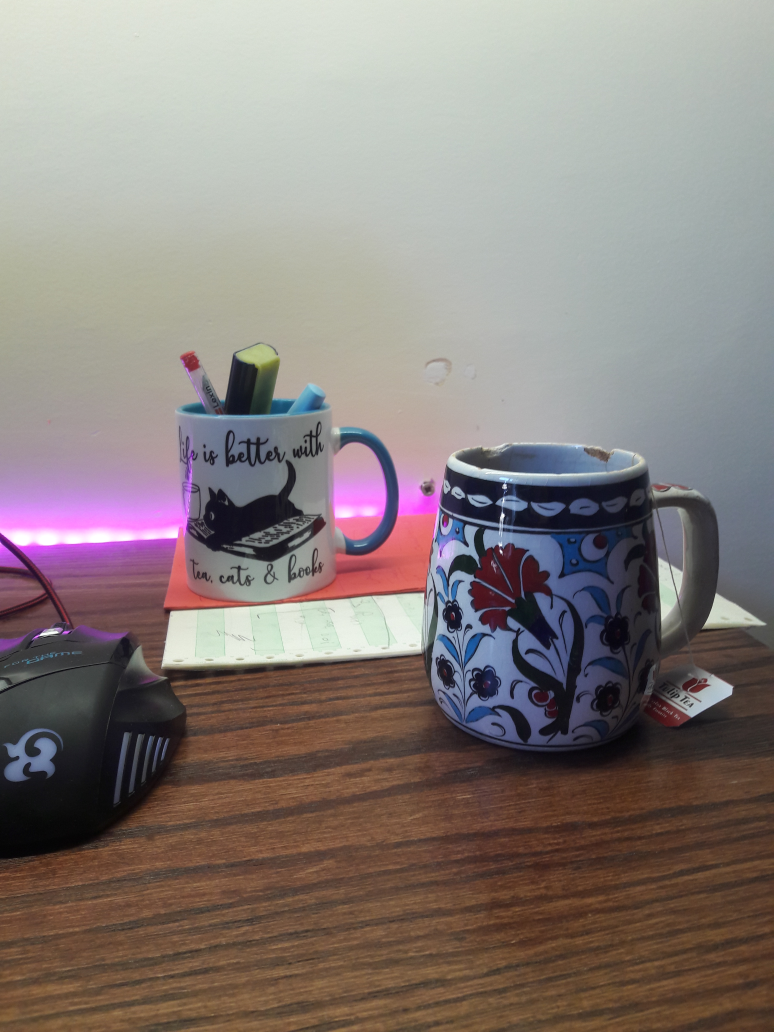
#> input picture mathcing homework/two_cups.jpg, 3096 x 4128 px (shown at 1/4 size)
$ python code.py
#> lines starting #> are read from the running program, lines starting #| are printed output that depends on the picture
import cv2 as cv

# cv.TM_SQDIFF is the best for super_side image with 0.2
# cv.TM_CCOEFF_NORMED is the best for half_cup imagea with 0.2
# cv.TM_CCORR not good at all  for two cups
# cv.TM_CCOEFF_NORMED is good for low_light with 0.3
# hidden works also for 0.2

image = cv.resize(cv.imread('two_cups.jpg',0) , (0,0) ,fx = 0.2 , fy = 0.2)
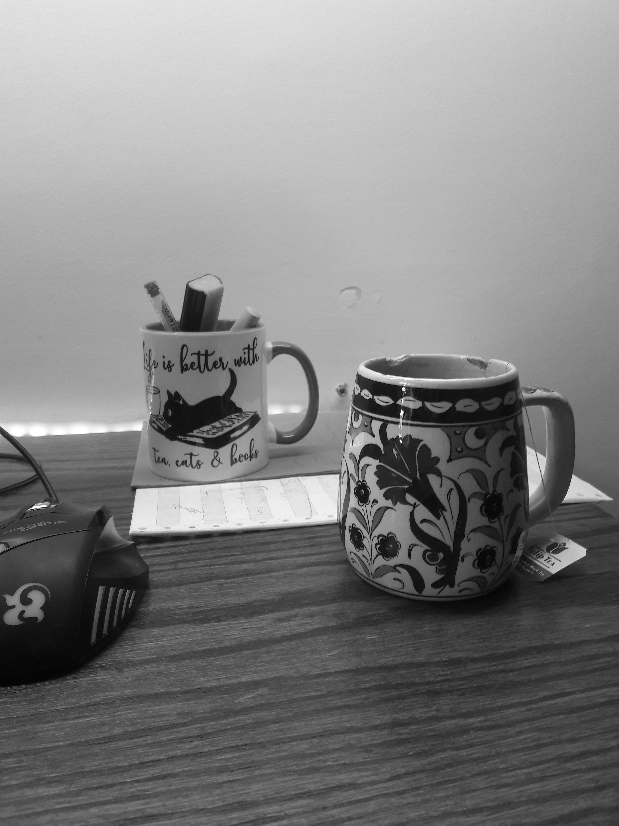
#> image: shape (826, 619); min 0, max 255, mean 129.4
# template = cv.resize(cv.imread("cup.jpg" , 0), (0,0) ,fx = 0.2, fy = 0.2)
template =cv.imread("cup.jpg" , 0)
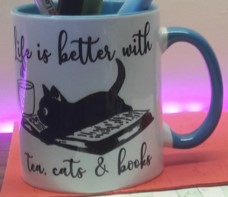
#> input picture mathcing homework/cup.jpg, 228 x 197 px
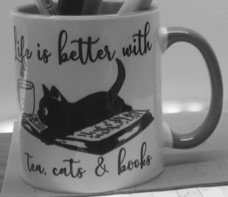
#> template: shape (197, 228); min 17, max 255, mean 120
height,width = template.shape
#> height = 197; width = 228
print("image shape is:",image.shape ,"\n" ,"template shape is:",template.shape )
#| image shape is: (826, 619)
#|  template shape is: (197, 228)
methods = [cv.TM_CCOEFF, cv.TM_CCOEFF_NORMED, cv.TM_CCORR,
            cv.TM_CCORR_NORMED, cv.TM_SQDIFF, cv.TM_SQDIFF_NORMED]
for method in methods:
    image2 = image.copy()
    result = cv.matchTemplate(image2,template,method)
    min_val , max_val , min_loc, max_loc = cv.minMaxLoc(result)
    print(min_loc , max_loc)
    if method in [cv.TM_SQDIFF , cv.TM_SQDIFF_NORMED]:
        location = min_loc
    else:
        location = max_loc
    bottom_right = (location[0] + width, location[1] + height)
    cv.rectangle(image2 , location , bottom_right , 255,5)
    cv.imshow('match' , image2)
    cv.waitKey(0)
    cv.destroyAllWindows()
#> this loop made 6 passes
#> (min_val, max_val, min_loc, location, bottom_right) on passes 1 to 4: (-57611636, 57621472, (225, 388), (114, 304), (342, 501)), (-0.437, 0.538, (225, 388), (116, 296), (344, 493)), (321015808, 1.11e+09, (391, 518), (40, 0), (268, 197)), (0.717, 0.94, (293, 410), (116, 296), (344, 493))
#> (min_val, max_val, max_loc, location, bottom_right) on passes 5 to 6: (104571584, 435724288, (42, 0), (116, 295), (344, 492)), (0.129, 0.782, (333, 520), (116, 295), (344, 492))
#| (225, 388) (114, 304)
#| (225, 388) (116, 296)
#| (391, 518) (40, 0)
#| (293, 410) (116, 296)
#| (116, 295) (42, 0)
#| (116, 295) (333, 520)
#> pass 1, `result = cv.matchTemplate(image2,template,method)`:
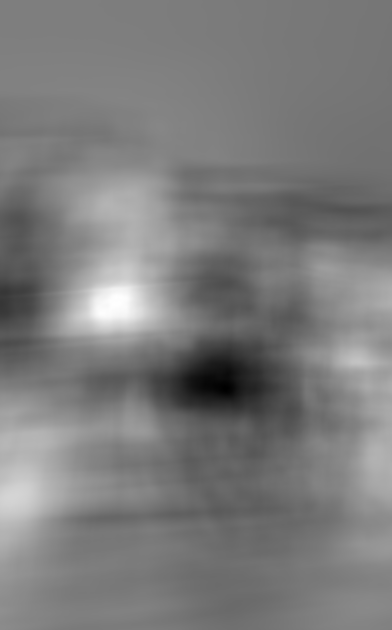
#> result: shape (630, 392) float32; min -57611636, max 57621472, mean -1421430.1; drawn with min black and max white
#> pass 2, `result = cv.matchTemplate(image2,template,method)`:
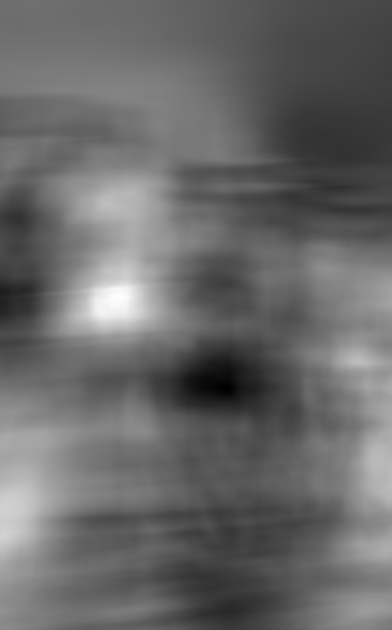
#> result: shape (630, 392) float32; min -0.437, max 0.538, mean -0.0337; drawn with min black and max white
#> pass 2, `cv.imshow('match' , image2)`:
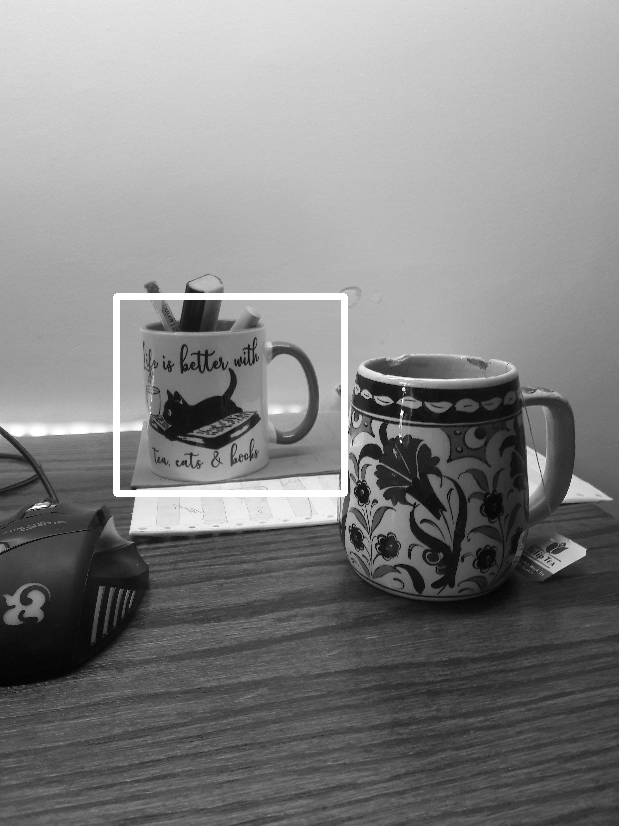
#> window 'match': shape (826, 619); min 0, max 255, mean 130.4
#> after the loop:
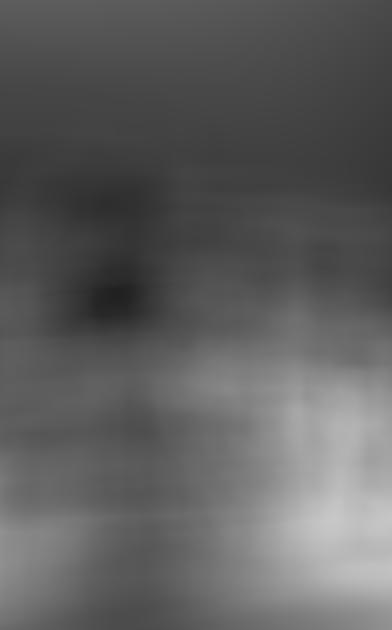
#> result: shape (630, 392) float32; min 0.129, max 0.782, mean 0.372
